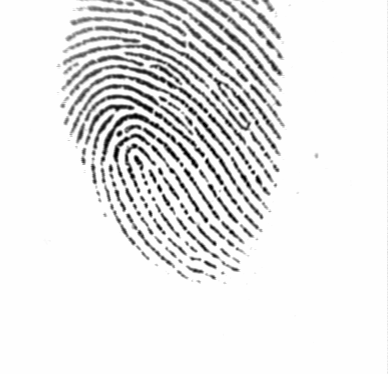
#> input picture dataset/FVC2002/DB1_B/101_2.tif, 388 x 374 px, given as the content of the folder dataset/FVC2002/DB2_B, which was not available
$ python train_minutiae_onnx.py   (older library calls are emulated)
#> lines starting #> are read from the running program, lines starting #| are printed output that depends on the picture; after the words box and inside, x2 and y2 are one past the last pixel; in counts of white or black regions, pixels touching at a corner belong together
### src/minutiae/extractor.py
from dataclasses import dataclass
from typing import Tuple, List, Optional
import numpy as np
import cv2
from .quality import calculate_minutia_quality


@dataclass
class Minutia:
    x: float
    y: float
    theta: float       # Axial ridge orientation in radians modulo pi in [0, pi)
    type: int          # 0: Ending, 1: Bifurcation
    quality: float     # Confidence/quality score [0, 1]


def _build_zhang_suen_luts() -> Tuple[np.ndarray, np.ndarray, np.ndarray]:
    """
    Precomputes 256-entry lookup tables for exact Zhang-Suen (1984) thinning
    and 8-connected corner redundancy cleanup.
    Bit order: 0=P2(-1,0), 1=P3(-1,1), 2=P4(0,1), 3=P5(1,1),
               4=P6(1,0), 5=P7(1,-1), 6=P8(0,-1), 7=P9(-1,-1).
    """
    lut1 = np.zeros(256, dtype=np.bool_)
    lut2 = np.zeros(256, dtype=np.bool_)
    lut_corner = np.zeros(256, dtype=np.bool_)
    for code in range(256):
        p = [(code >> i) & 1 for i in range(8)]
        b_cnt = sum(p)
        a_cnt = sum(1 for i in range(8) if p[i] == 0 and p[(i + 1) % 8] == 1)
        p2, p3, p4, p5, p6, p7, p8, p9 = p
        if 2 <= b_cnt <= 6 and a_cnt == 1:
            if (p2 * p4 * p6 == 0) and (p4 * p6 * p8 == 0):
                lut1[code] = True
            if (p2 * p4 * p8 == 0) and (p2 * p6 * p8 == 0):
                lut2[code] = True
        # Remove redundant 4-connected corner pixels without altering endpoints or 8-connectivity
        if 2 <= b_cnt <= 4:
            if ((p2 and p4 and not p6 and not p7 and not p8) or
                (p4 and p6 and not p8 and not p9 and not p2) or
                (p6 and p8 and not p2 and not p3 and not p4) or
                (p8 and p2 and not p4 and not p5 and not p6)):
                lut_corner[code] = True
#> in mine_consensus_patches, img is the input picture: shape (374, 388); min 1, max 254, mean 231.9
    return lut1, lut2, lut_corner


_ZS_LUT1, _ZS_LUT2, _ZS_LUT_CORNER = _build_zhang_suen_luts()
_ZS_KERNEL = np.array([[128, 1, 2], [64, 0, 4], [32, 16, 8]], dtype=np.float32)


# [296 lines left out: functions zhang_suen_thin, _fill_small_pores, _prune_skeleton_spurs, binarize_and_thin, extract_minutiae, not called in this run]

### src/preprocessing/segmenter.py
import numpy as np
import cv2

def segment_fingerprint(image: np.ndarray, block_size: int = 16, var_threshold: float = 120.0,
                        method: str = "variance"):
    """
    Segments the fingerprint foreground (ROI) from the background.

    Args:
        image: Grayscale uint8 fingerprint image.
        block_size: Size of the local analysis block in pixels.
        var_threshold: Variance threshold above which a block is marked as foreground.
        method: 'variance' (legacy fixed-threshold) or 'adaptive' (gradient-energy +
                relative local variance with hole filling).

    Returns:
        segmented_image: Image with background zeroed out.
        mask: Binary foreground mask (uint8, values 0 or 255).
        roi_bbox: (x, y, w, h) bounding box of the active fingerprint region.
    """
#> called with block_size = 16, var_threshold = 120, method = 'adaptive'
    if len(image.shape) == 3:
        gray = cv2.cvtColor(image, cv2.COLOR_BGR2GRAY)
    else:
        gray = image.copy()

    h, w = gray.shape
    mask = np.zeros((h, w), dtype=np.uint8)

    if method == "adaptive":
        img_f = gray.astype(np.float32)
        mean_map = cv2.boxFilter(img_f, cv2.CV_32F, (block_size, block_size), normalize=True)
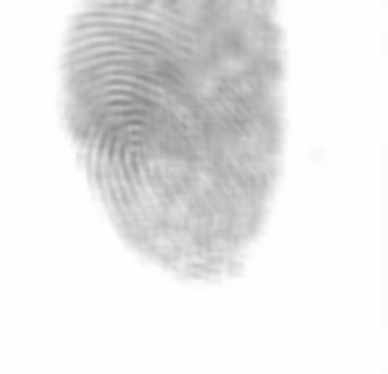
#> mean_map: shape (374, 388) float32; min 135.6, max 254, mean 231.9
        sqmean_map = cv2.boxFilter(img_f * img_f, cv2.CV_32F, (block_size, block_size), normalize=True)
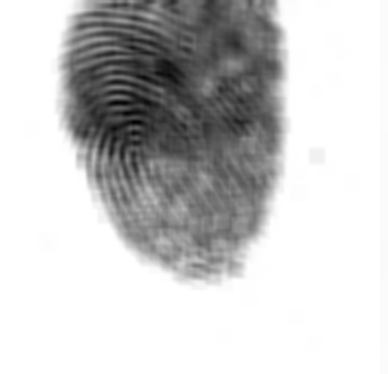
#> sqmean_map: shape (374, 388) float32; min 26318.8, max 64516, mean 56514; drawn with min black and max white
        var_map = np.maximum(0.0, sqmean_map - mean_map * mean_map)
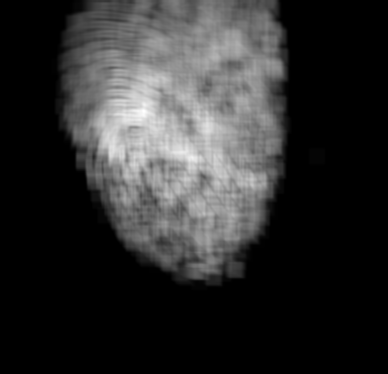
#> var_map: shape (374, 388) float32; min 0, max 9677.7, mean 1766.2; drawn with min black and max white

        gx = cv2.Sobel(img_f, cv2.CV_32F, 1, 0, ksize=3)
        gy = cv2.Sobel(img_f, cv2.CV_32F, 0, 1, ksize=3)
        grad_energy = cv2.boxFilter(np.sqrt(gx * gx + gy * gy), cv2.CV_32F, (block_size, block_size), normalize=True)
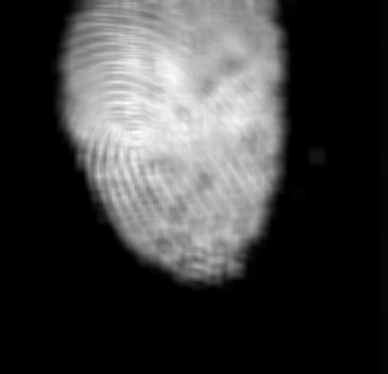
#> grad_energy: shape (374, 388) float32; min 0, max 408.3, mean 98.9; drawn with min black and max white

        # Combine local contrast variance and ridge gradient energy, scaled relative to image ridge contrast
        ref_var = float(np.percentile(var_map, 90))
#> ref_var = 5823.3
        ref_grad = float(np.percentile(grad_energy, 90))
#> ref_grad = 309.2
        eff_var_th = max(40.0, min(var_threshold, 0.12 * ref_var))
#> eff_var_th = 120
        eff_grad_th = max(6.0, 0.15 * ref_grad)
#> eff_grad_th = 46.39

        fg_pixels = (var_map >= eff_var_th) & (grad_energy >= eff_grad_th)
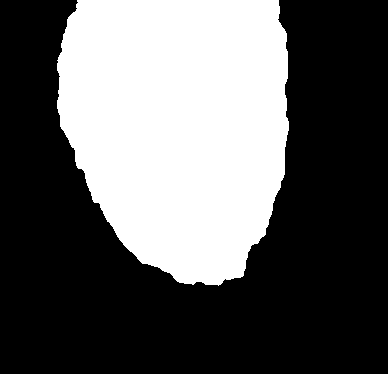
#> fg_pixels: shape (374, 388) bool; 37.3% white; 1 white region, box (x1, y1, x2, y2) and area: (57, 0, 289, 286) 54134
        mask = (fg_pixels.astype(np.uint8) * 255)

        kernel_close = cv2.getStructuringElement(cv2.MORPH_ELLIPSE, (block_size + 1, block_size + 1))
        kernel_open = cv2.getStructuringElement(cv2.MORPH_ELLIPSE, (9, 9))
        mask = cv2.morphologyEx(mask, cv2.MORPH_CLOSE, kernel_close, iterations=1)
#> mask: shape (374, 388); 37.3% white; 1 white region, box (x1, y1, x2, y2) and area: (57, 0, 289, 286) 54188
        mask = cv2.morphologyEx(mask, cv2.MORPH_OPEN, kernel_open, iterations=1)
#> mask: shape (374, 388); 37.3% white; 1 white region, box (x1, y1, x2, y2) and area: (57, 0, 289, 285) 54174
    else:
        # Calculate local block variance (legacy canonical loop)
        for y in range(0, h, block_size):
            for x in range(0, w, block_size):
                block = gray[y:min(y+block_size, h), x:min(x+block_size, w)]
                if block.size == 0:
                    continue
                std = np.std(block)
                if std * std >= var_threshold:
                    mask[y:min(y+block_size, h), x:min(x+block_size, w)] = 255

        # Morphological closing and opening to eliminate small holes and isolated noise
        kernel = cv2.getStructuringElement(cv2.MORPH_ELLIPSE, (5, 5))
        mask = cv2.morphologyEx(mask, cv2.MORPH_CLOSE, kernel, iterations=2)
        mask = cv2.morphologyEx(mask, cv2.MORPH_OPEN, kernel, iterations=1)

    # Extract largest connected component to ensure contiguous ROI
    num_labels, labels, stats, centroids = cv2.connectedComponentsWithStats(mask)
#> num_labels = 2; stats = [[0, 0, 388, 374, 90938], [57, 0, 232, 285, 54174]]; centroids = [[202.4, 223.1], [178.6, 125.1]]
    if num_labels > 1:
        largest_idx = 1 + np.argmax(stats[1:, cv2.CC_STAT_AREA])
#> largest_idx = 1
        mask = (labels == largest_idx).astype(np.uint8) * 255
        if method == "adaptive":
            # Fill interior holes inside the primary fingerprint ROI
            inv = cv2.bitwise_not(mask)
            n_h, l_h, s_h, _ = cv2.connectedComponentsWithStats(inv)
#> n_h = 2; s_h = [[57, 0, 232, 285, 54174], [0, 0, 388, 374, 90938]]
            if n_h > 2:
                bg_idx = 1 + np.argmax(s_h[1:, cv2.CC_STAT_AREA])
                holes = (l_h > 0) & (l_h != bg_idx)
                mask[holes] = 255
        x = stats[largest_idx, cv2.CC_STAT_LEFT]
#> x = 57
        y = stats[largest_idx, cv2.CC_STAT_TOP]
#> y = 0
        w_box = stats[largest_idx, cv2.CC_STAT_WIDTH]
#> w_box = 232
        h_box = stats[largest_idx, cv2.CC_STAT_HEIGHT]
#> h_box = 285
        roi_bbox = (x, y, w_box, h_box)
#> roi_bbox = (57, 0, 232, 285)
    else:
        roi_bbox = (0, 0, w, h)

    segmented_image = cv2.bitwise_and(gray, gray, mask=mask)
    return segmented_image, mask, roi_bbox

### src/preprocessing/enhancer.py
import numpy as np
import cv2

from typing import Tuple, Optional
import numpy as np
import cv2

try:
    from src.preprocessing.gabor import GaborFilterBank, estimate_ridge_frequency
    _GABOR_AVAILABLE = True
except ImportError:
    _GABOR_AVAILABLE = False


def estimate_orientation_field(image: np.ndarray, block_size: int = 16, continuous: bool = False, smooth_sigma: float = 3.0) -> Tuple[np.ndarray, np.ndarray]:
    """
    Estimates ridge orientation field using squared gradients.

    Args:
        image: Grayscale image.
        block_size: Size of analysis block.
        continuous: If True, uses continuous 2D Gaussian vector field smoothing.
                   If False, uses legacy block-wise tensor averaging for exact reproducibility.
        smooth_sigma: Gaussian sigma for continuous mode.

    Returns:
        orientations: Angle theta in radians in [0, pi) for each pixel.
        coherence: Confidence/certainty measure in [0, 1].
    """
#> called with block_size = 16, continuous = True, smooth_sigma = 3
    sobel_x = cv2.Sobel(image, cv2.CV_32F, 1, 0, ksize=3)
    sobel_y = cv2.Sobel(image, cv2.CV_32F, 0, 1, ksize=3)

    h, w = image.shape

    if continuous:
        # Double-angle continuous vector representation: Phi = (G_x^2 - G_y^2, 2 * G_x * G_y)
        phi_x = sobel_x ** 2 - sobel_y ** 2
        phi_y = 2.0 * sobel_x * sobel_y
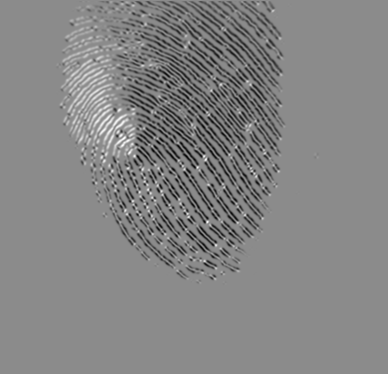
#> phi_y: shape (374, 388) float32; min -401024, max 332800, mean -19129.5; drawn with min black and max white

        ksize = int(block_size) if int(block_size) % 2 == 1 else int(block_size) + 1
        phi_x_smooth = cv2.GaussianBlur(phi_x, (ksize, ksize), smooth_sigma)
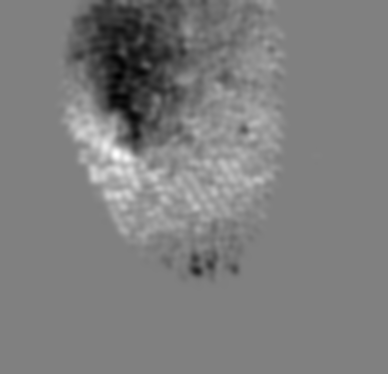
#> phi_x_smooth: shape (374, 388) float32; min -149252.4, max 147780.9, mean -2376.6; drawn with min black and max white
        phi_y_smooth = cv2.GaussianBlur(phi_y, (ksize, ksize), smooth_sigma)

        denom = np.sqrt(phi_x_smooth ** 2 + phi_y_smooth ** 2) + 1e-8
#> (the rest of the program and of its run is left out)
